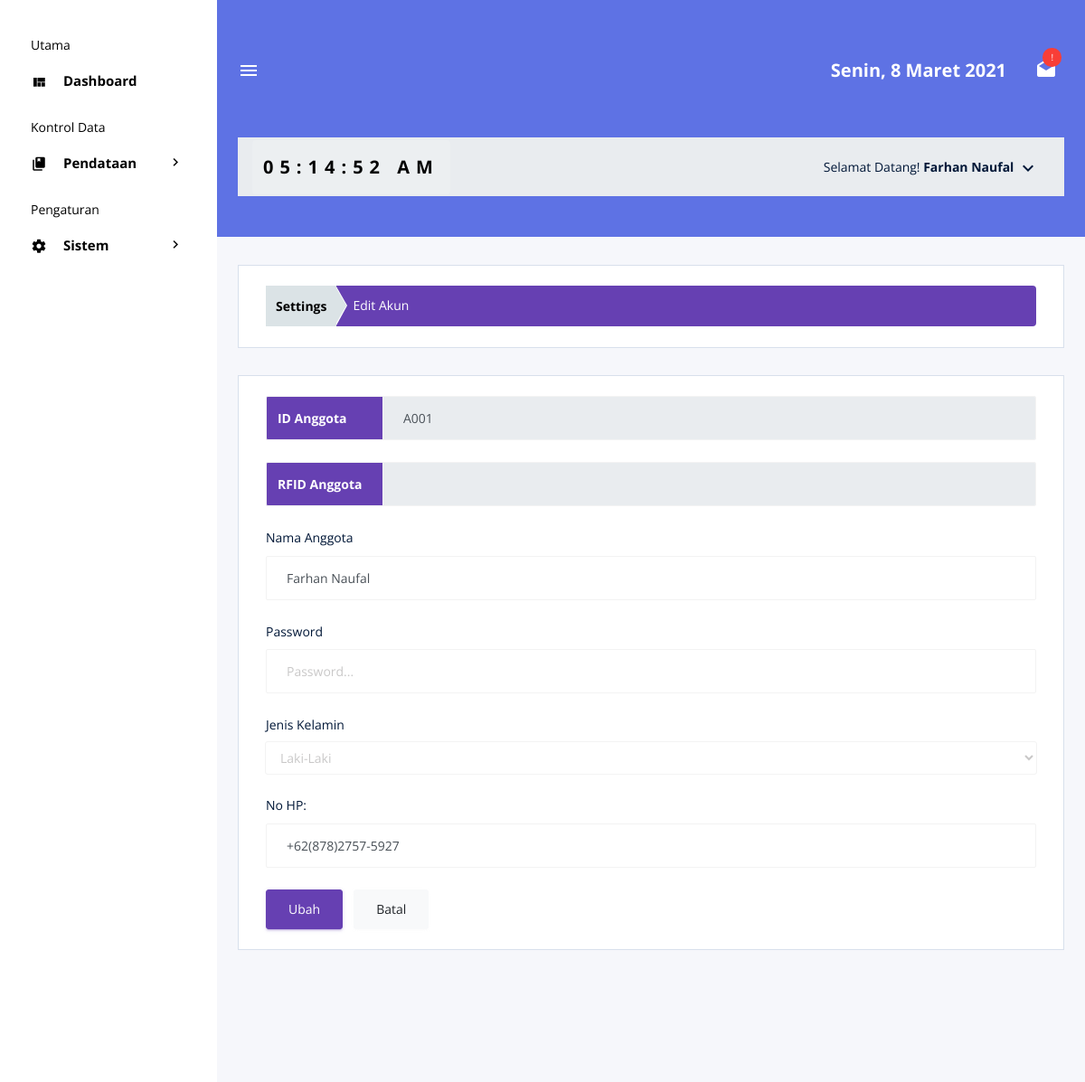
/views/Admin/Profile (signed in), run on the app's committed database.
### tables this page shows
CREATE TABLE `akun` (
  `id_anggota` varchar(10) NOT NULL,
  `email` varchar(50) NOT NULL,
  `password` varchar(255) NOT NULL,
  `rfid` varchar(100) DEFAULT NULL,
  `no_hp` varchar(16) NOT NULL,
  `nama` varchar(50) NOT NULL,
  `jekel` enum('LK','PR') NOT NULL,
  `kelas` varchar(50) NOT NULL,
  `level` enum('Admin','Petugas','NSiswa','Siswa') NOT NULL
);

### views/Admin/Profile/index.php (the view, shortened to what this page needs)
<?php
if (isset($_SESSION['email'])) {
  $email = $_SESSION['email'];
};
include '../../../database/koneksi.php';
?>
<!DOCTYPE html>
<html lang="en">
<head>
  <link rel="stylesheet" href="../../../public/mdi/css/materialdesignicons.min.css">
  <link rel="stylesheet" href="../../../public/css/vendor.bundle.base.css">
  <link rel="stylesheet" href="../../../public/css/select2.min.css">
  <link rel="stylesheet" href="../../../public/css/select2-bootstrap.min.css">
  <link rel="stylesheet" href="../../../public/css/dataTables.bootstrap4.css">
  <link rel="stylesheet" href="../../../public/css/vertical-style.css">
  <link rel="stylesheet" href="../../../public/css/Custom.css">
  <?php
    $sql_cek = "SELECT * FROM akun WHERE email='".$email."'";
    $query_cek = mysqli_query($koneksi, $sql_cek);
    $data_check = mysqli_fetch_array($query_cek,MYSQLI_BOTH);
  ?>
</head>
<body>
  <div class="container-scroller d-flex">
    <?php include '../Partials/_sidebar.php'; ?>
    <div class="container-fluid page-body-wrapper">
      <?php include '../Partials/_navbar.php'; ?>
      <div class="main-panel">
        <div class="content-wrapper">
          <div class="row">
            <div class="col grid-margin stretch-card">
              <div class="card">
                <div class="card-body">
                  <div class="template-demo">
                    <nav aria-label="breadcrumb">
                      <ol class="breadcrumb breadcrumb-custom bg-primary">
                        <li class="breadcrumb-item"><a style="color: black; font-weight:bold; text-decoration: none;">Settings</a></li>
                        <li class="breadcrumb-item active" aria-current="page"><span>Edit Akun</span></li>
                      </ol>
                    </nav>
                  </div>
                </div>
              </div>
            </div>
            <div class="col-12">
              <div class="card">
                <div class="card-body">
                  <form class="forms-sample" action="" method="POST">
                            <div class="form-group input-group">
                              <div class="input-group-prepend">
                                <span class="input-group-text bg-primary text-white font-weight-bold" style="width: 130px;">ID Anggota</span>
                              </div>
                              <input type="text" class="form-control" id="id_anggota" name="id_anggota" value="<?php echo $data_check['id_anggota']; ?>" readonly required>
                            </div>
                            <div class="form-group input-group">
                              <div class="input-group-prepend">
                                <span class="input-group-text bg-primary text-white font-weight-bold" style="width: 130px;">RFID Anggota</span>
                              </div>
                              <input type="text" class="form-control" id="rfid" name="rfid" value="<?php echo $data_check['rfid']; ?>" readonly required>
                            </div>
                            <div class="form-group">
                              <label for="exampleInputUsername1">Nama Anggota</label>
                              <input type="text" class="form-control" id="nama" value="<?php echo $data_check['nama']; ?>" name="nama" placeholder="Nama...">
                            </div>
                            <div class="form-group">
                              <label for="exampleInputUsername1">Password</label>
                              <input type="password" class="form-control" id="password" value="" name="password" placeholder="Password...">
                            </div>
                            <div class="form-group">
                            <label for="exampleSelectGender">Jenis Kelamin</label>
                              <select class="form-control" id="jekel" name="jekel">
                                <option value="LK" <?php if($data_check['jekel'] == "LK"){echo("selected");} ?>>Laki-Laki</option>
                              </select>
                            </div>
                            <div class="form-group">
                              <label>No HP:</label>
                              <input class="form-control" id="no_hp" name="no_hp" value="<?php echo $data_check['no_hp']; ?>" data-inputmask="'alias': 'phoneid'">
                            </div>
                    <button type="submit" class="btn btn-primary mr-2" name="edit_anggota">Ubah</button>
                    <a class="btn btn-light" href="http://localhost/sipus/views/Admin/Dashboard">Batal</a>
                  </form>
                </div>
                </div>
            </div>
          </div>
        </div>
      </div>
    </div>
  </div>
</body>
</html>

### views/Admin/Partials/_navbar.php (shortened to what this page needs)
<nav class="navbar col-lg-12 col-12 px-0 py-0 py-lg-4 d-flex flex-row">
        <div class="navbar-menu-wrapper d-flex align-items-center justify-content-end">
          <button class="navbar-toggler navbar-toggler align-self-center" type="button" data-toggle="minimize">
            <span class="mdi mdi-menu"></span>
          </button>
          <ul class="navbar-nav navbar-nav-right">
            <li class="nav-item">
              <h4 id="TampilTanggal" class="mb-0 font-weight-bold d-none d-xl-block"></h4>
            </li>
            <li class="nav-item dropdown mr-2">
              <a class="nav-link count-indicator dropdown-toggle d-flex align-items-center justify-content-center" id="notificationDropdown" href="#" data-toggle="dropdown">
                <i class="mdi mdi-email-open mx-0"></i>
                <?php
                $today = date("Y-m-d");
                $notifikasi = "SELECT DATE(l.tgl_pembuatan) as tanggal FROM log_akun l INNER JOIN akun a ON l.id_anggota=a.id_anggota WHERE l.tgl_pembuatan LIKE '%".$today."%' AND a.level='NSiswa'";
                $notifikasi = $koneksi->query($notifikasi);
                $combine = $notifikasi->num_rows;
                if($combine>0){
                  echo("<span class='count bg-danger'>!</span>");
                }else{
                  echo("");
                }
                ?>
              </a>
            </li>
          </ul>
        </div>
        <div class="navbar-menu-wrapper navbar-search-wrapper d-none d-lg-flex align-items-center">
          <ul class="navbar-nav mr-lg-2">
            <li class="nav-item nav-search d-none d-lg-block">
              <div class="input-group">
                <div id="MyClockDisplay" class="clock font-weight-bold d-none d-xl-block" onload="showTime()"></div>
              </div>
            </li>
          </ul>
          <ul class="navbar-nav navbar-nav-right">
            <li class="nav-item nav-profile dropdown">
              <a class="nav-link dropdown-toggle" href="#" data-toggle="dropdown" id="profileDropdown">
                <span class="nav-profile-name"> Selamat Datang!
                  <b>
                <?php
                $sql = "SELECT * FROM akun WHERE email='$email';";
                $result = $koneksi -> query($sql);
                $row = $result -> fetch_assoc();
                echo($row["nama"]);
                ?>
                  </b>
                </span>
              </a>
            </li>
          </ul>
        </div>
      </nav>

### public/css/Custom.css (style rules this page uses)
body { margin: 0px; padding: 0px; background: #f6f7fb; }
.clock { color: #000000; font-size: 20px; letter-spacing: 7px; }

### data on the page
akun: nama "Farhan Naufal", id_anggota "A001", jekel "Laki-Laki", no_hp "+62(878)2757-5927"
